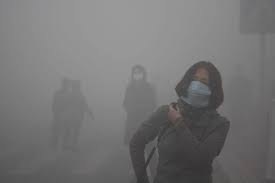
%> input picture lab1/haze.jpg, 275 x 183 px
$ octave juchihuidulasheng.m   (GNU Octave 9; MATLAB toolbox functions it lacks are replaced by stand-ins)
%> lines starting %> are read from the running program, lines starting %| are printed output that depends on the picture
% 锯齿灰度拉伸
img = imread('./haze.jpg');
%> img is the input picture: size 183x275x3 uint8; mean R, G, B 116.6, 116.2, 116.3
img = rgb2gray(img);
%> img: size 183x275 uint8
fa0 = floor(min(min(img)));
%> fa0 = 47
fb0 = floor(max(max(img)));
%> fb0 = 153
gb = 256;
ga = 1;
step = floor((fb0 - fa0) / 4);
%> step = 27
[row, col] = size(img);%获取输入图像的尺寸
%> row = 183; col = 275
% imgout = zeros(row, col);%初始化变换后的图像

%显示原图像
subplot(2, 1, 1);
imshow(img);
title('原图像');

imgout = img;
for k = 1 : 4
    fa = fa0 + (k - 1) * step;
    fb = fa + step;
    if i == 4
        fb = fb0;
    end
    for i = 1 : row
        for j = 1 : col
            if imgout(i, j) > fa && imgout(i, j) < fb
                imgout(i, j) = ((gb - ga)/(fb - fa))*(img(i, j) - fa) + ga;
            end
        end
    end
end
%> this loop made 4 passes
%> fa on passes 1 to 4: 47, 74, 101, 128
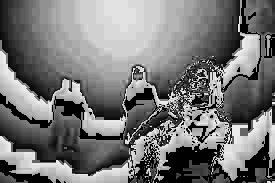
%> imgout: size 183x275 uint8; min 1, max 235, mean 118.5
%显示变换后的图像
subplot(2, 1, 2);
imshow(uint8(imgout));
title('锯齿灰度拉伸后的图像');
